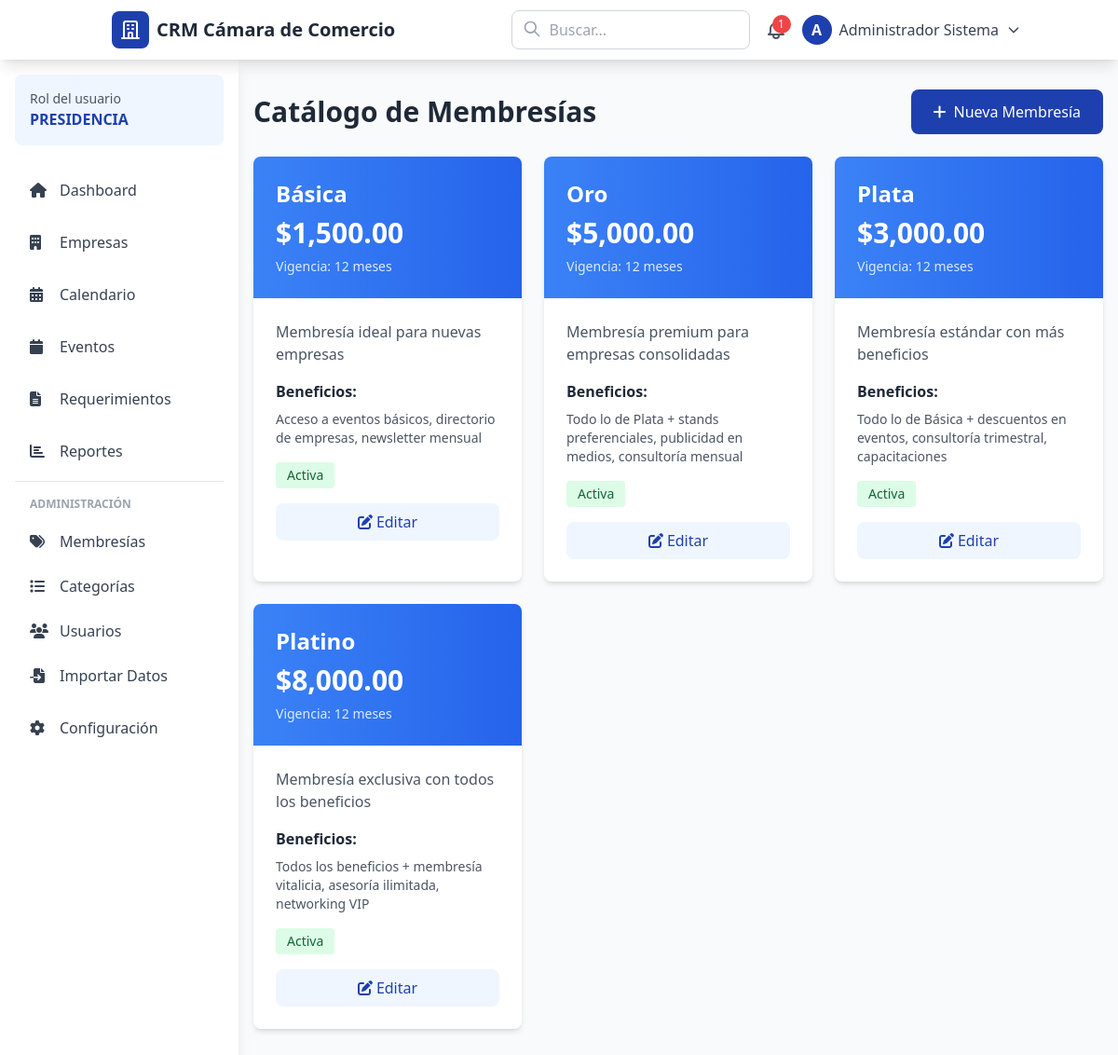
Screenshot of /catalogos/membresias.php (signed in) with the database file from the repository.
### tables this page shows
CREATE TABLE IF NOT EXISTS membresias (
    id INT AUTO_INCREMENT PRIMARY KEY,
    nombre VARCHAR(100) NOT NULL,
    descripcion TEXT,
    costo DECIMAL(10,2) DEFAULT 0,
    beneficios TEXT,
    vigencia_meses INT DEFAULT 12,
    activo TINYINT(1) DEFAULT 1,
    created_at TIMESTAMP DEFAULT CURRENT_TIMESTAMP,
    updated_at TIMESTAMP DEFAULT CURRENT_TIMESTAMP ON UPDATE CURRENT_TIMESTAMP
);

### app/helpers/functions.php (called while the page is built, shortened)
<?php
function formatMoney($amount) {
    return '$' . number_format($amount, 2, '.', ',');
}
function e($string) {
    return htmlspecialchars((string)$string, ENT_QUOTES, 'UTF-8');
}

### catalogos/membresias.php (the view, shortened to what this page needs)
<?php
$db = Database::getInstance()->getConnection();
$action = $_GET['action'] ?? 'list';
if ($action === 'list') {
    $stmt = $db->query("SELECT * FROM membresias ORDER BY nombre ASC");
    $membresias = $stmt->fetchAll();
}
include __DIR__ . '/../app/views/layouts/header.php';
?>
<?php if ($action === 'list'): ?>
<div class="container mx-auto px-4 py-8">
    <div class="flex justify-between items-center mb-6">
        <h1 class="text-3xl font-bold text-gray-800">Catálogo de Membresías</h1>
        <a href="?action=new" class="bg-blue-600 text-white px-6 py-3 rounded-lg hover:bg-blue-700 transition">
            <i class="fas fa-plus mr-2"></i>Nueva Membresía
        </a>
    </div>
    <div class="grid grid-cols-1 md:grid-cols-2 lg:grid-cols-3 gap-6">
        <?php foreach ($membresias as $memb): ?>
        <div class="bg-white rounded-lg shadow-md overflow-hidden <?php echo !$memb['activo'] ? 'opacity-60' : ''; ?>">
            <div class="bg-gradient-to-r from-blue-500 to-blue-600 text-white p-6">
                <h3 class="text-2xl font-bold mb-2"><?php echo e($memb['nombre']); ?></h3>
                <div class="text-3xl font-bold">
                    <?php echo formatMoney($memb['costo']); ?>
                </div>
                <p class="text-sm text-blue-100 mt-2">
                    Vigencia: <?php echo $memb['vigencia_meses']; ?> meses
                </p>
            </div>
            <div class="p-6">
                <p class="text-gray-600 mb-4"><?php echo e($memb['descripcion']); ?></p>
                <?php if ($memb['beneficios']): ?>
                <div class="mb-4">
                    <h4 class="font-semibold text-gray-800 mb-2">Beneficios:</h4>
                    <p class="text-sm text-gray-600"><?php echo nl2br(e($memb['beneficios'])); ?></p>
                </div>
                <?php endif; ?>
                <div class="flex items-center gap-2 mb-4">
                    <span class="px-3 py-1 bg-<?php echo $memb['activo'] ? 'green' : 'gray'; ?>-100 text-<?php echo $memb['activo'] ? 'green' : 'gray'; ?>-800 rounded text-sm">
                        <?php echo $memb['activo'] ? 'Activa' : 'Inactiva'; ?>
                    </span>
                </div>
                <div class="flex gap-2">
                    <a href="?action=edit&id=<?php echo $memb['id']; ?>"
                       class="flex-1 text-center px-4 py-2 bg-blue-50 text-blue-600 rounded-lg hover:bg-blue-100 transition">
                        <i class="fas fa-edit mr-1"></i>Editar
                    </a>
                </div>
            </div>
        </div>
        <?php endforeach; ?>
    </div>
</div>
<?php endif; ?>
<?php include __DIR__ . '/../app/views/layouts/footer.php'; ?>

### rows the page displays
membresias: nombre "Básica", costo "$1,500.00", vigencia_meses "12", descripcion "Membresía ideal para nuevas empresas", beneficios "Acceso a eventos básicos, directorio de empresas, newsletter mensual", activo "Activa"
membresias: nombre "Oro", costo "$5,000.00", vigencia_meses "12", descripcion "Membresía premium para empresas consolidadas", beneficios "Todo lo de Plata + stands preferenciales, publicidad en medios, consultoría mensual", activo "Activa"
membresias: nombre "Plata", costo "$3,000.00", vigencia_meses "12", descripcion "Membresía estándar con más beneficios", beneficios "Todo lo de Básica + descuentos en eventos, consultoría trimestral, capacitaciones", activo "Activa"
membresias: nombre "Platino", costo "$8,000.00", vigencia_meses "12", descripcion "Membresía exclusiva con todos los beneficios", beneficios "Todos los beneficios + membresía vitalicia, asesoría ilimitada, networking VIP", activo "Activa"

### other values shown
APP_NAME "CRM Cámara de Comercio"
$notificaciones_count "1"
substr($user['nombre'] ?: 'U', 0, 1) "A"
$user['nombre'] ?: 'Usuario' "Administrador Sistema"
$user['rol'] "PRESIDENCIA"
